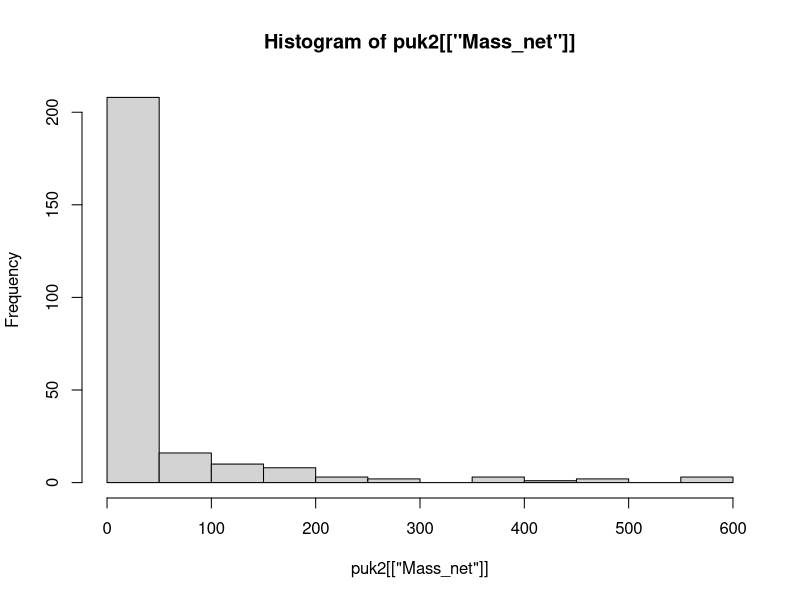
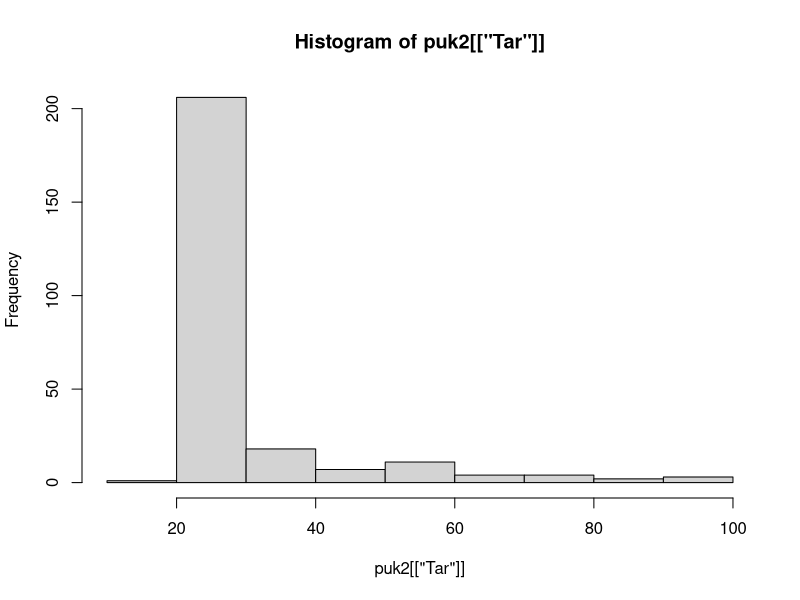

Source code (R) for these figures, in order: (Note: this script raises an error after producing the figures.)
library(tidyverse)
puk <- read_csv("chick_measurements_2018.csv")
str(puk)
summary(puk)
puk2 <- na.omit(puk)
print(puk2
      %>% group_by(Treatment_Type)
      %>% summarize(count=n()))
hist(puk2[["Mass_net"]])
hist(puk2[["Tar"]])
puk.var <- puk2[!names(puk2) %in% c("Nest", "ToeNail", "mass_bag", "Mass_total", 
                                    "Treatment_Type")]
pairs(puk.var[,-1])